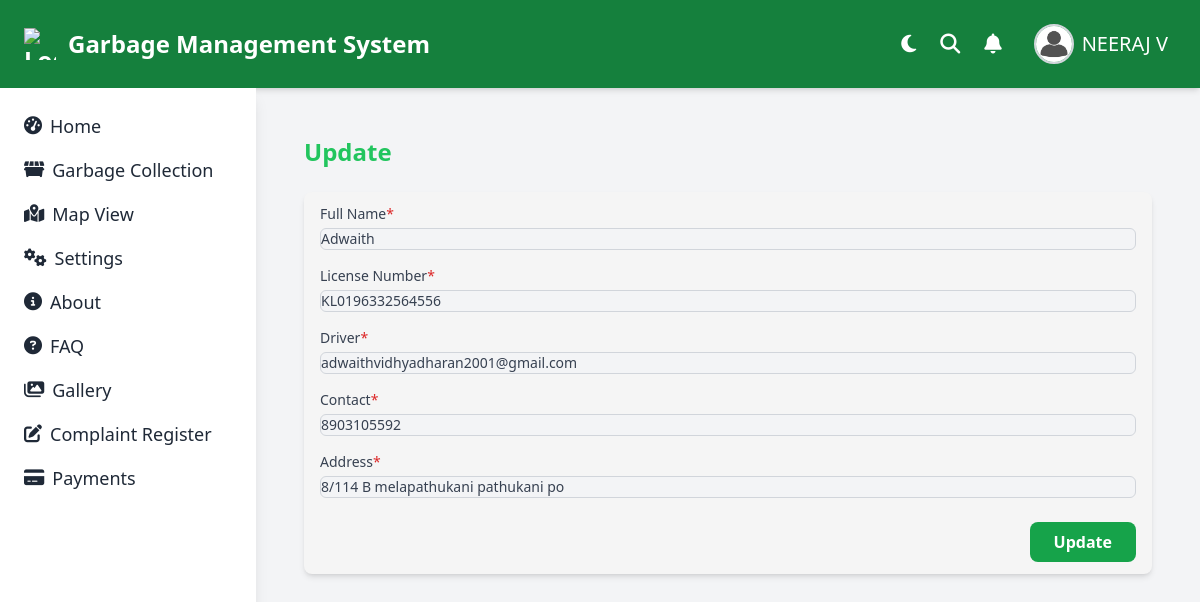
The page /driver/driver-update/3cc609e0-c7fc-43bc-aed7-3a51f2c659a6/ (signed in) on the database its author committed.
### user/models.py (models this page shows, shortened)
class BaseClass(models.Model):
    uuid = models.SlugField(unique=True,default=uuid.uuid4)
    active_status = models.BooleanField(default=True)
    created_at = models.DateTimeField(auto_now_add=True)
    updated_at = models.DateTimeField(auto_now=True)
    class Meta:
        abstract = True

class Users(BaseClass):
    profile = models.OneToOneField('authentication.Profile',on_delete=models.CASCADE)
    name = models.CharField(max_length=50)
    email = models.EmailField(unique=True)
    contact = models.CharField(max_length=15)
    address = models.CharField(max_length=50)
    post_office = models.CharField(max_length=50)
    district = models.CharField(max_length=50,choices=DistrictChoices.choices)
    pin_code = models.CharField(max_length=6)
    class Meta:
        verbose_name = 'User'
        verbose_name_plural = 'Users'
        ordering = ['-id']

### driver/models.py (models this page shows, shortened)
class Driver(BaseClass):
    profile = models.OneToOneField('authentication.Profile',on_delete=models.CASCADE)
    name = models.CharField(max_length=25)
    license_number = models.CharField(max_length=25)
    email = models.EmailField(unique=True)
    contact = models.CharField(max_length=15)
    address = models.CharField(max_length=50)
    class Meta:
        verbose_name = 'Driver'
        verbose_name_plural = 'Drivers'
        ordering = ['-id']

### driver/views.py (the view, shortened to what this page needs)
# urls.py: path('driver-update/<str:uuid>/',views.DriverUpdateView.as_view(),name='driver-update'),
class DriverUpdateView(View):
    def get(self, request, *args, **kwargs):
        uuid = kwargs.get('uuid')
        drivers = get_object_or_404(Driver, uuid=uuid)
        form = DriverRegisterForm(instance=drivers)
        return render(request, 'garbage/driver_update.html', {'form': form})

### authentication/show_customer.py (called while the page is built)
def show_customer_name(request):
    customer_name = 'Guest'
    if request.user.is_authenticated:  # Check if the user is authenticated
        try:
            customer = Users.objects.get(profile=request.user)
            customer_name = customer.name  # Get the customer's name
        except Users.DoesNotExist:
            customer_name = 'Guest'  # Keep the default name if user is not found
    return {'customer_name': customer_name}

### authentication/show_user.py (called while the page is built)
def show_user_name(request):
    username = request.user.username
    name = username.split('@')[0]
    print(name)
    return{'name_of_user':name}

### authentication/templatetags/check_roles.py (called while the page is built)
@register.simple_tag
def check_user_role(request,roles):
    roles=roles.split(',')
    allow = False
    if request.user.role in roles:
        allow = True
    return allow

### templates/garbage/driver_update.html (shortened to what this page needs)
{% extends 'base.html' %}
{% block content %}
<main class="h-full pb-16 overflow-y-auto">
    <form action="" method="post" enctype="multipart/form-data">
        <div class="container px-6 mx-auto grid">
            <h2 class="my-6 text-2xl font-semibold text-green-500">
                Update
            </h2>
            <div class="px-4 py-3 mb-8 bg-[#f5f5f5] rounded-lg shadow-md">
                <label class="block text-sm">
                    <span class="text-gray-700">Full Name</span><span class="text-red-600">*</span>
                    {{ form.name }}
                </label>
                <label class="block text-sm mt-4">
                    <span class="text-gray-700">License Number</span><span class="text-red-600">*</span>
                    {{ form.license_number }}
                </label>
                <label class="block text-sm mt-4">
                    <span class="text-gray-700">Driver</span><span class="text-red-600">*</span>
                    {{ form.email }}
                </label>
                <label class="block text-sm mt-4">
                    <span class="text-gray-700">Contact</span><span class="text-red-600">*</span>
                    {{ form.contact }}
                </label>
                <label class="block text-sm mt-4">
                    <span class="text-gray-700">Address</span><span class="text-red-600">*</span>
                    {{ form.address }}
                </label>
                <div class="flex justify-end mt-6">
                    <button type="submit"
                        class="px-6 py-2 bg-green-600 text-white font-semibold rounded-lg hover:bg-green-700 transition">
                        Update
                    </button>
                </div>
            </div>
        </div>
    </form>
</main>
{% endblock %}

### templates/base.html (shortened to what this page needs)
{%load check_roles%}
<!DOCTYPE html>
<html lang="en">
<head>
  <script src="https://cdn.tailwindcss.com"></script>
  <link rel="stylesheet" href="https://cdnjs.cloudflare.com/ajax/libs/font-awesome/6.5.0/css/all.min.css">
  <link rel="stylesheet" href="https://cdn.jsdelivr.net/npm/bootstrap-icons@1.11.1/font/bootstrap-icons.css">
</head>
<body class="bg-gray-100 text-gray-800 min-h-screen transition duration-300">
  <header class="bg-green-700 text-white px-6 py-4 flex justify-between items-center shadow-md">
    <div class="flex items-center text-2xl font-bold">
      <img src="https://cdn-icons-png.flaticon.com/512/2986/2986273.png" alt="Logo" class="w-8 h-8 mr-3">
      Garbage Management System
    </div>
    {% if user.is_authenticated %}
    {%check_user_role request 'Admin,Driver' as allow%}
    {%check_user_role request 'User' as allow%}
            {%if allow%}
    <ul class="flex items-center space-x-6 text-xl">
      <li>
        <button onclick="toggleTheme()" class="focus:outline-none text-white text-xl" title="Toggle Theme">
          <i id="themeIcon" class="fas fa-moon"></i>
        </button>
      </li>
      <li><i class="fas fa-search cursor-pointer"></i></li>
      <li><i class="fas fa-bell cursor-pointer"></i></li>
      <li class="relative">
        <button onclick="toggleProfileMenu()" class="flex items-center space-x-2 p-2 rounded-full hover:bg-green-600">
          <img class="w-10 h-10 rounded-full object-cover border-2 border-gray-300" src="/static/img/user2.jpg" alt="User Profile" />
          <p class="text-white font-medium hidden md:block">{{ customer_name }}</p>
        </button>
      </li>
    </ul>
    {% endif %}
    {% endif %}
  </header>
  <div class="flex flex-col md:flex-row min-h-screen">
    <aside id="mobileSidebar" class="fixed top-0 left-0 w-64 h-screen bg-white shadow-lg transform -translate-x-full md:translate-x-0 transition-transform duration-300 z-50 md:static md:translate-x-0 p-6">
      <ul class="space-y-4 text-lg">
      {% if user.is_authenticated %}
        {%check_user_role request 'Admin' as allow%}
        {%check_user_role request 'User' as allow%}
          {%if allow%}
        <li><a href="{%url 'home'%}" class="flex items-center hover:text-green-600"><i class="fas fa-tachometer-alt mr-2"></i>Home</a></li>
        {% endif %}
        {%check_user_role request 'Admin' as allow%}
        {%check_user_role request 'User' as allow%}
        {%if allow%}
        <li><a href="{%url 'garbagesection'%}" class="flex items-center hover:text-green-600"><i class="fas fa-dumpster mr-2"></i>Garbage Collection</a></li>
        {% endif %}
        {%check_user_role request 'Admin,Driver' as allow%}
      {% endif %}
        <li><a href="{% url 'map' %}" class="flex items-center hover:text-green-600"><i class="fas fa-map-marked-alt mr-2"></i>Map View</a></li>
        {%check_user_role request 'Admin' as allow%}
        <li><a href="{% url 'settings' %}" class="flex items-center hover:text-green-600"><i class="fas fa-cogs mr-2"></i>Settings</a></li>
        <li><a href="{% url 'about' %}" class="flex items-center hover:text-green-600"><i class="fas fa-info-circle mr-2"></i>About</a></li>
        <li><a href="{% url 'faq' %}" class="flex items-center hover:text-green-600"><i class="fas fa-question-circle mr-2"></i>FAQ</a></li>
        <li><a href="{% url 'gallery' %}" class="flex items-center hover:text-green-600"><i class="fas fa-images mr-2"></i>Gallery</a></li>
    {% if user.is_authenticated %}
      {%check_user_role request 'User' as allow%}
        {%if allow%}
        <li><a href="{%url 'complaint-register'%}" class="flex items-center hover:text-green-600"><i class="fas fa-edit mr-2"></i>Complaint Register</a></li>
        {% endif %}
        {%check_user_role request 'Admin' as allow%}
    {% endif %}
        {%check_user_role request 'Admin,User' as allow%}
        {%if allow%}
        <li><a href="{% url 'payment-list' %}" class="flex items-center hover:text-green-600"><i class="fas fa-credit-card mr-2"></i>Payments</a></li>
        {% endif %}
      </ul>
    </aside>
    <main class="flex-1 p-6">
      {% block content %}
      {% endblock %}
    </main>
  </div>
</body>
</html>

### templates/base.html (style rules this page uses)
html, body { overflow-x: hidden; }

### rows shown on the page
Users: name "NEERAJ V"
Driver: name "Adwaith", license_number "KL0196332564556", email "adwaithvidhyadharan2001@gmail.com", contact "8903105592", address "8/114 B melapathukani pathukani po"
